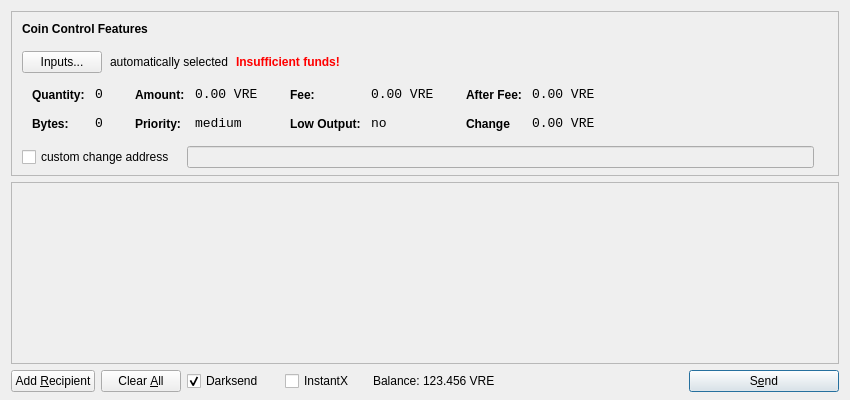
<?xml version="1.0" encoding="UTF-8"?>
<ui version="4.0">
 <class>SendCoinsDialog</class>
 <widget class="QDialog" name="SendCoinsDialog">
  <property name="geometry">
   <rect>
    <x>0</x>
    <y>0</y>
    <width>850</width>
    <height>400</height>
   </rect>
  </property>
  <property name="windowTitle">
   <string>Send Coins</string>
  </property>
  <layout class="QVBoxLayout" name="verticalLayout" stretch="0,1,0">
   <property name="bottomMargin">
    <number>8</number>
   </property>
   <item>
    <widget class="QFrame" name="frameCoinControl">
     <property name="sizePolicy">
      <sizepolicy hsizetype="Expanding" vsizetype="Expanding">
       <horstretch>0</horstretch>
       <verstretch>0</verstretch>
      </sizepolicy>
     </property>
     <property name="maximumSize">
      <size>
       <width>16777215</width>
       <height>16777215</height>
      </size>
     </property>
     <property name="frameShape">
      <enum>QFrame::StyledPanel</enum>
     </property>
     <property name="frameShadow">
      <enum>QFrame::Sunken</enum>
     </property>
     <layout class="QVBoxLayout" name="verticalLayoutCoinControl2">
      <property name="spacing">
       <number>-1</number>
      </property>
      <property name="leftMargin">
       <number>0</number>
      </property>
      <property name="topMargin">
       <number>0</number>
      </property>
      <property name="rightMargin">
       <number>0</number>
      </property>
      <property name="bottomMargin">
       <number>6</number>
      </property>
      <item>
       <layout class="QVBoxLayout" name="verticalLayoutCoinControl" stretch="0,0,0,0,1">
        <property name="spacing">
         <number>0</number>
        </property>
        <property name="leftMargin">
         <number>10</number>
        </property>
        <property name="topMargin">
         <number>10</number>
        </property>
        <item>
         <layout class="QHBoxLayout" name="horizontalLayoutCoinControl1">
          <property name="bottomMargin">
           <number>15</number>
          </property>
          <item>
           <widget class="QLabel" name="labelCoinControlFeatures">
            <property name="sizePolicy">
             <sizepolicy hsizetype="Preferred" vsizetype="Maximum">
              <horstretch>0</horstretch>
              <verstretch>0</verstretch>
             </sizepolicy>
            </property>
            <property name="font">
             <font>
              <weight>75</weight>
              <bold>true</bold>
             </font>
            </property>
            <property name="styleSheet">
             <string notr="true">font-weight:bold;</string>
            </property>
            <property name="text">
             <string>Coin Control Features</string>
            </property>
           </widget>
          </item>
         </layout>
        </item>
        <item>
         <layout class="QHBoxLayout" name="horizontalLayoutCoinControl2" stretch="0,0,0,0">
          <property name="spacing">
           <number>8</number>
          </property>
          <property name="bottomMargin">
           <number>10</number>
          </property>
          <item>
           <widget class="QPushButton" name="pushButtonCoinControl">
            <property name="styleSheet">
             <string notr="true"/>
            </property>
            <property name="text">
             <string>Inputs...</string>
            </property>
           </widget>
          </item>
          <item>
           <widget class="QLabel" name="labelCoinControlAutomaticallySelected">
            <property name="text">
             <string>automatically selected</string>
            </property>
            <property name="margin">
             <number>5</number>
            </property>
           </widget>
          </item>
          <item>
           <widget class="QLabel" name="labelCoinControlInsuffFunds">
            <property name="font">
             <font>
              <weight>75</weight>
              <bold>true</bold>
             </font>
            </property>
            <property name="styleSheet">
             <string notr="true">color:red;font-weight:bold;</string>
            </property>
            <property name="text">
             <string>Insufficient funds!</string>
            </property>
            <property name="margin">
             <number>5</number>
            </property>
           </widget>
          </item>
          <item>
           <spacer name="horizontalSpacerCoinControl">
            <property name="orientation">
             <enum>Qt::Horizontal</enum>
            </property>
            <property name="sizeHint" stdset="0">
             <size>
              <width>40</width>
              <height>1</height>
             </size>
            </property>
           </spacer>
          </item>
         </layout>
        </item>
        <item>
         <widget class="QWidget" name="widgetCoinControl" native="true">
          <property name="sizePolicy">
           <sizepolicy hsizetype="Preferred" vsizetype="Preferred">
            <horstretch>0</horstretch>
            <verstretch>0</verstretch>
           </sizepolicy>
          </property>
          <property name="minimumSize">
           <size>
            <width>0</width>
            <height>0</height>
           </size>
          </property>
          <property name="styleSheet">
           <string notr="true"/>
          </property>
          <layout class="QHBoxLayout" name="horizontalLayoutCoinControl5">
           <property name="margin">
            <number>0</number>
           </property>
           <item>
            <layout class="QHBoxLayout" name="horizontalLayoutCoinControl3" stretch="0,0,0,1">
             <property name="spacing">
              <number>20</number>
             </property>
             <property name="topMargin">
              <number>0</number>
             </property>
             <property name="bottomMargin">
              <number>10</number>
             </property>
             <item>
              <layout class="QFormLayout" name="formLayoutCoinControl1">
               <property name="horizontalSpacing">
                <number>10</number>
               </property>
               <property name="verticalSpacing">
                <number>14</number>
               </property>
               <property name="leftMargin">
                <number>10</number>
               </property>
               <property name="topMargin">
                <number>4</number>
               </property>
               <property name="rightMargin">
                <number>6</number>
               </property>
               <item row="0" column="0">
                <widget class="QLabel" name="labelCoinControlQuantityText">
                 <property name="styleSheet">
                  <string notr="true">font-weight:bold;</string>
                 </property>
                 <property name="text">
                  <string>Quantity:</string>
                 </property>
                 <property name="margin">
                  <number>0</number>
                 </property>
                </widget>
               </item>
               <item row="0" column="1">
                <widget class="QLabel" name="labelCoinControlQuantity">
                 <property name="font">
                  <font>
                   <family>Monospace</family>
                   <pointsize>10</pointsize>
                  </font>
                 </property>
                 <property name="cursor">
                  <cursorShape>IBeamCursor</cursorShape>
                 </property>
                 <property name="contextMenuPolicy">
                  <enum>Qt::ActionsContextMenu</enum>
                 </property>
                 <property name="text">
                  <string>0</string>
                 </property>
                 <property name="margin">
                  <number>0</number>
                 </property>
                 <property name="textInteractionFlags">
                  <set>Qt::LinksAccessibleByMouse|Qt::TextSelectableByKeyboard|Qt::TextSelectableByMouse</set>
                 </property>
                </widget>
               </item>
               <item row="1" column="0">
                <widget class="QLabel" name="labelCoinControlBytesText">
                 <property name="styleSheet">
                  <string notr="true">font-weight:bold;</string>
                 </property>
                 <property name="text">
                  <string>Bytes:</string>
                 </property>
                </widget>
               </item>
               <item row="1" column="1">
                <widget class="QLabel" name="labelCoinControlBytes">
                 <property name="font">
                  <font>
                   <family>Monospace</family>
                   <pointsize>10</pointsize>
                  </font>
                 </property>
                 <property name="cursor">
                  <cursorShape>IBeamCursor</cursorShape>
                 </property>
                 <property name="contextMenuPolicy">
                  <enum>Qt::ActionsContextMenu</enum>
                 </property>
                 <property name="text">
                  <string>0</string>
                 </property>
                 <property name="textInteractionFlags">
                  <set>Qt::LinksAccessibleByMouse|Qt::TextSelectableByKeyboard|Qt::TextSelectableByMouse</set>
                 </property>
                </widget>
               </item>
              </layout>
             </item>
             <item>
              <layout class="QFormLayout" name="formLayoutCoinControl2">
               <property name="horizontalSpacing">
                <number>10</number>
               </property>
               <property name="verticalSpacing">
                <number>14</number>
               </property>
               <property name="leftMargin">
                <number>6</number>
               </property>
               <property name="topMargin">
                <number>4</number>
               </property>
               <property name="rightMargin">
                <number>6</number>
               </property>
               <item row="0" column="0">
                <widget class="QLabel" name="labelCoinControlAmountText">
                 <property name="styleSheet">
                  <string notr="true">font-weight:bold;</string>
                 </property>
                 <property name="text">
                  <string>Amount:</string>
                 </property>
                 <property name="margin">
                  <number>0</number>
                 </property>
                </widget>
               </item>
               <item row="0" column="1">
                <widget class="QLabel" name="labelCoinControlAmount">
                 <property name="font">
                  <font>
                   <family>Monospace</family>
                   <pointsize>10</pointsize>
                  </font>
                 </property>
                 <property name="cursor">
                  <cursorShape>IBeamCursor</cursorShape>
                 </property>
                 <property name="contextMenuPolicy">
                  <enum>Qt::ActionsContextMenu</enum>
                 </property>
                 <property name="text">
                  <string>0.00 VRE</string>
                 </property>
                 <property name="textInteractionFlags">
                  <set>Qt::LinksAccessibleByMouse|Qt::TextSelectableByKeyboard|Qt::TextSelectableByMouse</set>
                 </property>
                </widget>
               </item>
               <item row="1" column="0">
                <widget class="QLabel" name="labelCoinControlPriorityText">
                 <property name="styleSheet">
                  <string notr="true">font-weight:bold;</string>
                 </property>
                 <property name="text">
                  <string>Priority:</string>
                 </property>
                </widget>
               </item>
               <item row="1" column="1">
                <widget class="QLabel" name="labelCoinControlPriority">
                 <property name="font">
                  <font>
                   <family>Monospace</family>
                   <pointsize>10</pointsize>
                  </font>
                 </property>
                 <property name="cursor">
                  <cursorShape>IBeamCursor</cursorShape>
                 </property>
                 <property name="contextMenuPolicy">
                  <enum>Qt::ActionsContextMenu</enum>
                 </property>
                 <property name="text">
                  <string>medium</string>
                 </property>
                 <property name="textInteractionFlags">
                  <set>Qt::LinksAccessibleByMouse|Qt::TextSelectableByKeyboard|Qt::TextSelectableByMouse</set>
                 </property>
                </widget>
               </item>
              </layout>
             </item>
             <item>
              <layout class="QFormLayout" name="formLayoutCoinControl3">
               <property name="horizontalSpacing">
                <number>10</number>
               </property>
               <property name="verticalSpacing">
                <number>14</number>
               </property>
               <property name="leftMargin">
                <number>6</number>
               </property>
               <property name="topMargin">
                <number>4</number>
               </property>
               <property name="rightMargin">
                <number>6</number>
               </property>
               <item row="0" column="0">
                <widget class="QLabel" name="labelCoinControlFeeText">
                 <property name="styleSheet">
                  <string notr="true">font-weight:bold;</string>
                 </property>
                 <property name="text">
                  <string>Fee:</string>
                 </property>
                 <property name="margin">
                  <number>0</number>
                 </property>
                </widget>
               </item>
               <item row="0" column="1">
                <widget class="QLabel" name="labelCoinControlFee">
                 <property name="font">
                  <font>
                   <family>Monospace</family>
                   <pointsize>10</pointsize>
                  </font>
                 </property>
                 <property name="cursor">
                  <cursorShape>IBeamCursor</cursorShape>
                 </property>
                 <property name="contextMenuPolicy">
                  <enum>Qt::ActionsContextMenu</enum>
                 </property>
                 <property name="text">
                  <string>0.00 VRE</string>
                 </property>
                 <property name="textInteractionFlags">
                  <set>Qt::LinksAccessibleByMouse|Qt::TextSelectableByKeyboard|Qt::TextSelectableByMouse</set>
                 </property>
                </widget>
               </item>
               <item row="1" column="0">
                <widget class="QLabel" name="labelCoinControlLowOutputText">
                 <property name="styleSheet">
                  <string notr="true">font-weight:bold;</string>
                 </property>
                 <property name="text">
                  <string>Low Output:</string>
                 </property>
                </widget>
               </item>
               <item row="1" column="1">
                <widget class="QLabel" name="labelCoinControlLowOutput">
                 <property name="font">
                  <font>
                   <family>Monospace</family>
                   <pointsize>10</pointsize>
                  </font>
                 </property>
                 <property name="cursor">
                  <cursorShape>IBeamCursor</cursorShape>
                 </property>
                 <property name="contextMenuPolicy">
                  <enum>Qt::ActionsContextMenu</enum>
                 </property>
                 <property name="text">
                  <string>no</string>
                 </property>
                 <property name="textInteractionFlags">
                  <set>Qt::LinksAccessibleByMouse|Qt::TextSelectableByKeyboard|Qt::TextSelectableByMouse</set>
                 </property>
                </widget>
               </item>
              </layout>
             </item>
             <item>
              <layout class="QFormLayout" name="formLayoutCoinControl4">
               <property name="horizontalSpacing">
                <number>10</number>
               </property>
               <property name="verticalSpacing">
                <number>14</number>
               </property>
               <property name="leftMargin">
                <number>6</number>
               </property>
               <property name="topMargin">
                <number>4</number>
               </property>
               <property name="rightMargin">
                <number>6</number>
               </property>
               <item row="0" column="0">
                <widget class="QLabel" name="labelCoinControlAfterFeeText">
                 <property name="styleSheet">
                  <string notr="true">font-weight:bold;</string>
                 </property>
                 <property name="text">
                  <string>After Fee:</string>
                 </property>
                 <property name="margin">
                  <number>0</number>
                 </property>
                </widget>
               </item>
               <item row="0" column="1">
                <widget class="QLabel" name="labelCoinControlAfterFee">
                 <property name="font">
                  <font>
                   <family>Monospace</family>
                   <pointsize>10</pointsize>
                  </font>
                 </property>
                 <property name="cursor">
                  <cursorShape>IBeamCursor</cursorShape>
                 </property>
                 <property name="contextMenuPolicy">
                  <enum>Qt::ActionsContextMenu</enum>
                 </property>
                 <property name="text">
                  <string>0.00 VRE</string>
                 </property>
                 <property name="textInteractionFlags">
                  <set>Qt::LinksAccessibleByMouse|Qt::TextSelectableByKeyboard|Qt::TextSelectableByMouse</set>
                 </property>
                </widget>
               </item>
               <item row="1" column="0">
                <widget class="QLabel" name="labelCoinControlChangeText">
                 <property name="styleSheet">
                  <string notr="true">font-weight:bold;</string>
                 </property>
                 <property name="text">
                  <string>Change</string>
                 </property>
                </widget>
               </item>
               <item row="1" column="1">
                <widget class="QLabel" name="labelCoinControlChange">
                 <property name="font">
                  <font>
                   <family>Monospace</family>
                   <pointsize>10</pointsize>
                  </font>
                 </property>
                 <property name="cursor">
                  <cursorShape>IBeamCursor</cursorShape>
                 </property>
                 <property name="contextMenuPolicy">
                  <enum>Qt::ActionsContextMenu</enum>
                 </property>
                 <property name="text">
                  <string>0.00 VRE</string>
                 </property>
                 <property name="textInteractionFlags">
                  <set>Qt::LinksAccessibleByMouse|Qt::TextSelectableByKeyboard|Qt::TextSelectableByMouse</set>
                 </property>
                </widget>
               </item>
              </layout>
             </item>
            </layout>
           </item>
          </layout>
         </widget>
        </item>
        <item>
         <layout class="QHBoxLayout" name="horizontalLayoutCoinControl4" stretch="0,0,0">
          <property name="spacing">
           <number>12</number>
          </property>
          <property name="sizeConstraint">
           <enum>QLayout::SetDefaultConstraint</enum>
          </property>
          <property name="topMargin">
           <number>5</number>
          </property>
          <property name="rightMargin">
           <number>5</number>
          </property>
          <item>
           <widget class="QCheckBox" name="checkBoxCoinControlChange">
            <property name="text">
             <string>custom change address</string>
            </property>
           </widget>
          </item>
          <item>
           <widget class="QLineEdit" name="lineEditCoinControlChange">
            <property name="enabled">
             <bool>false</bool>
            </property>
            <property name="sizePolicy">
             <sizepolicy hsizetype="Expanding" vsizetype="Fixed">
              <horstretch>0</horstretch>
              <verstretch>0</verstretch>
             </sizepolicy>
            </property>
           </widget>
          </item>
          <item>
           <widget class="QLabel" name="labelCoinControlChangeLabel">
            <property name="sizePolicy">
             <sizepolicy hsizetype="Preferred" vsizetype="Expanding">
              <horstretch>0</horstretch>
              <verstretch>0</verstretch>
             </sizepolicy>
            </property>
            <property name="minimumSize">
             <size>
              <width>0</width>
              <height>0</height>
             </size>
            </property>
            <property name="text">
             <string/>
            </property>
            <property name="margin">
             <number>3</number>
            </property>
           </widget>
          </item>
         </layout>
        </item>
        <item>
         <spacer name="verticalSpacerCoinControl">
          <property name="orientation">
           <enum>Qt::Vertical</enum>
          </property>
          <property name="sizeHint" stdset="0">
           <size>
            <width>800</width>
            <height>1</height>
           </size>
          </property>
         </spacer>
        </item>
       </layout>
      </item>
     </layout>
    </widget>
   </item>
   <item>
    <widget class="QScrollArea" name="scrollArea">
     <property name="widgetResizable">
      <bool>true</bool>
     </property>
     <widget class="QWidget" name="scrollAreaWidgetContents">
      <property name="geometry">
       <rect>
        <x>0</x>
        <y>0</y>
        <width>830</width>
        <height>165</height>
       </rect>
      </property>
      <layout class="QVBoxLayout" name="verticalLayout_2">
       <property name="margin">
        <number>0</number>
       </property>
       <item>
        <layout class="QVBoxLayout" name="entries">
         <property name="spacing">
          <number>6</number>
         </property>
        </layout>
       </item>
       <item>
        <spacer name="verticalSpacer">
         <property name="orientation">
          <enum>Qt::Vertical</enum>
         </property>
         <property name="sizeHint" stdset="0">
          <size>
           <width>20</width>
           <height>40</height>
          </size>
         </property>
        </spacer>
       </item>
      </layout>
     </widget>
    </widget>
   </item>
   <item>
    <layout class="QHBoxLayout" name="horizontalLayout">
     <item>
      <widget class="QPushButton" name="addButton">
       <property name="toolTip">
        <string>Send to multiple recipients at once</string>
       </property>
       <property name="text">
        <string>Add &amp;Recipient</string>
       </property>
       <property name="autoDefault">
        <bool>false</bool>
       </property>
      </widget>
     </item>
     <item>
      <widget class="QPushButton" name="clearButton">
       <property name="sizePolicy">
        <sizepolicy hsizetype="Minimum" vsizetype="Fixed">
         <horstretch>0</horstretch>
         <verstretch>0</verstretch>
        </sizepolicy>
       </property>
       <property name="toolTip">
        <string>Remove all transaction fields</string>
       </property>
       <property name="text">
        <string>Clear &amp;All</string>
       </property>
       <property name="autoRepeatDelay">
        <number>300</number>
       </property>
       <property name="autoDefault">
        <bool>false</bool>
       </property>
      </widget>
     </item>
     <item>
      <layout class="QHBoxLayout" name="horizontalLayout_2">
       <property name="spacing">
        <number>3</number>
       </property>
        <item>
        <widget class="QCheckBox" name="checkUseDarksend">
         <property name="minimumSize">
          <size>
           <width>95</width>
           <height>0</height>
          </size>
         </property>
         <property name="text">
          <string>Darksend</string>
         </property>
         <property name="checked">
          <bool>true</bool>
         </property>
        </widget>
       </item>
       <item>
        <widget class="QCheckBox" name="checkInstantX">
         <property name="enabled">
          <bool>true</bool>
         </property>
         <property name="minimumSize">
          <size>
           <width>85</width>
           <height>0</height>
          </size>
         </property>
         <property name="text">
          <string>InstantX</string>
         </property>
        </widget>
       </item>
       <item>
        <widget class="QLabel" name="label">
         <property name="sizePolicy">
          <sizepolicy hsizetype="Preferred" vsizetype="Fixed">
           <horstretch>0</horstretch>
           <verstretch>0</verstretch>
          </sizepolicy>
         </property>
         <property name="text">
          <string>Balance:</string>
         </property>
        </widget>
       </item>
       <item>
        <widget class="QLabel" name="labelBalance">
         <property name="sizePolicy">
          <sizepolicy hsizetype="Preferred" vsizetype="Fixed">
           <horstretch>0</horstretch>
           <verstretch>0</verstretch>
          </sizepolicy>
         </property>
         <property name="cursor">
          <cursorShape>IBeamCursor</cursorShape>
         </property>
         <property name="text">
          <string>123.456 VRE</string>
         </property>
         <property name="textInteractionFlags">
          <set>Qt::LinksAccessibleByMouse|Qt::TextSelectableByKeyboard|Qt::TextSelectableByMouse</set>
         </property>
        </widget>
       </item>
      </layout>
     </item>
     <item>
      <spacer name="horizontalSpacer">
       <property name="orientation">
        <enum>Qt::Horizontal</enum>
       </property>
       <property name="sizeHint" stdset="0">
        <size>
         <width>40</width>
         <height>20</height>
        </size>
       </property>
      </spacer>
     </item>
     <item>
      <widget class="QPushButton" name="sendButton">
       <property name="minimumSize">
        <size>
         <width>150</width>
         <height>0</height>
        </size>
       </property>
       <property name="toolTip">
        <string>Confirm the send action</string>
       </property>
       <property name="text">
        <string>S&amp;end</string>
       </property>
       <property name="icon">
        <iconset resource="../bitcoin.qrc">
         <normaloff>:/icons/send</normaloff>:/icons/send</iconset>
       </property>
       <property name="default">
        <bool>true</bool>
       </property>
      </widget>
     </item>
    </layout>
   </item>
  </layout>
 </widget>
 <resources>
  <include location="../bitcoin.qrc"/>
 </resources>
 <connections/>
</ui>
